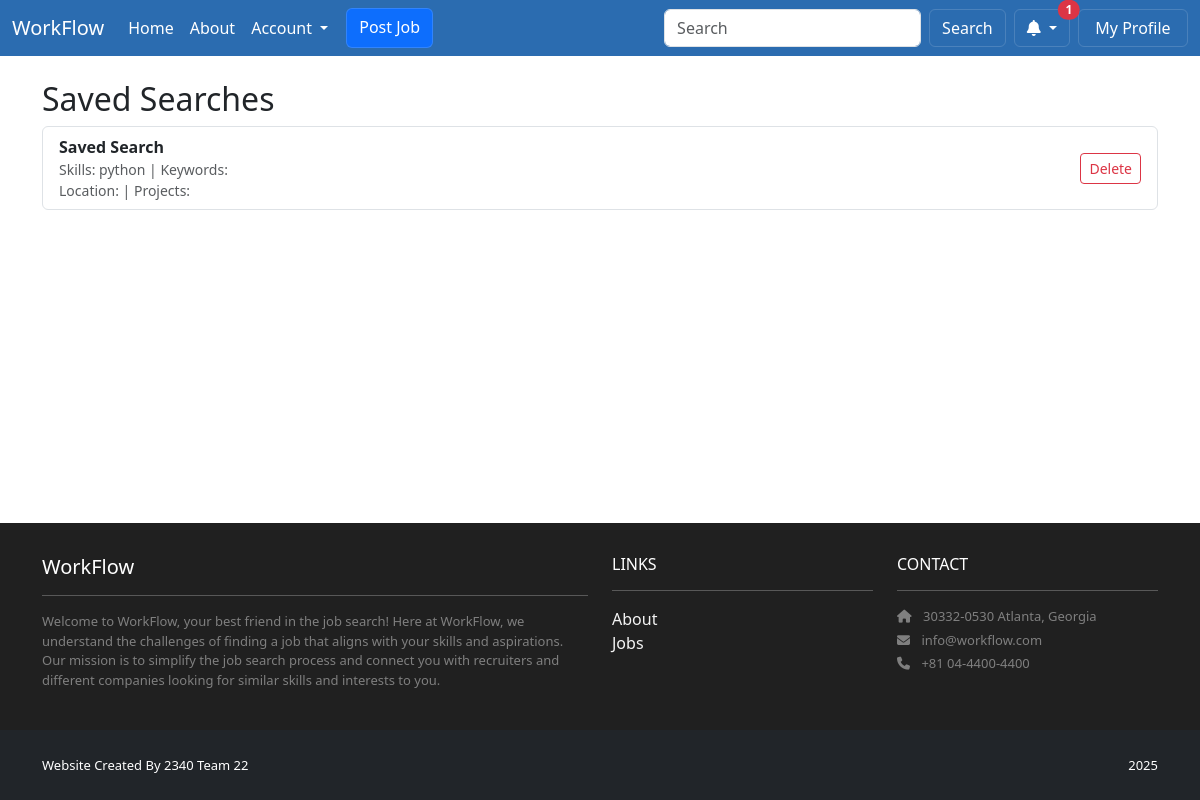
/recommended/recruiter/saved-searches/ (signed in), run on an earlier commit of the app's database.
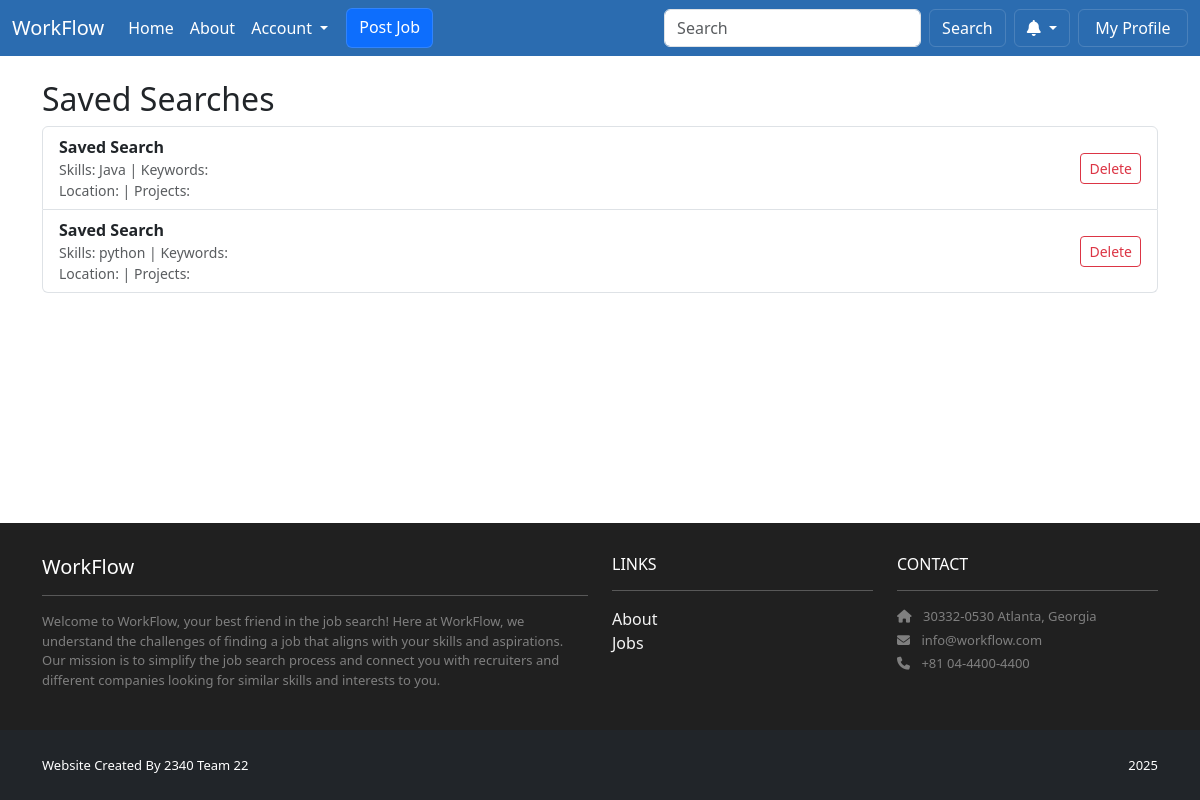
And on a later commit of the database.
### accounts/models.py (models this page shows)
class CustomUser(AbstractUser):
    class Roles(models.TextChoices):
        SEEKER = 'SEEKER', 'Seeker'
        RECRUITER = 'RECRUITER', 'Recruiter'
    role = models.CharField(max_length=10, choices=Roles.choices)
    @property
    def is_seeker(self):
        return self.role == self.Roles.SEEKER
    @property
    def is_recruiter(self):
        return self.role == self.Roles.RECRUITER
    @property
    def unread_notifications_count(self):
        try:
            return self.notifications.filter(is_read=False).count()
        except Exception:
            return 0

### recommended/models.py (models this page shows, shortened)
class SavedSearch(models.Model):
	recruiter = models.ForeignKey(settings.AUTH_USER_MODEL, on_delete=models.CASCADE, related_name='saved_searches')
	name = models.CharField(max_length=200, help_text='Human friendly name for this saved search')
	skills = models.TextField(blank=True, help_text='Comma-separated skills to match')
	keywords = models.TextField(blank=True, help_text='Headline keywords or free text')
	location = models.CharField(max_length=200, blank=True, help_text='Location text (city)')
	projects = models.TextField(blank=True, help_text='Project keyword(s), comma-separated')
	created_at = models.DateTimeField(auto_now_add=True)
	active = models.BooleanField(default=True)
	class Meta:
		ordering = ['-created_at']

### recommended/views.py (the view)
# urls.py: path('recruiter/saved-searches/', views.saved_searches_list, name='recommended.saved_searches'),
@login_required
def saved_searches_list(request):
    if not getattr(request.user, 'is_recruiter', False):
        return HttpResponseForbidden()
    searches = SavedSearch.objects.filter(recruiter=request.user)
    return render(request, 'recommended/saved_searches_list.html', {'searches': searches})

### recommended/templates/recommended/saved_searches_list.html (shortened to what this page needs)
{% extends 'base.html' %}
{% block content %}
<div class="container mt-4">
  <h2>Saved Searches</h2>
  <div class="list-group">
    {% for s in searches %}
      <div class="list-group-item d-flex justify-content-between align-items-center">
        <div>
          <strong>{{ s.name }}</strong>
          <div class="small text-muted">Skills: {{ s.skills }} | Keywords: {{ s.keywords }}</div>
          <div class="small text-muted">Location: {{ s.location }} | Projects: {{ s.projects }}</div>
        </div>
        <div>
          <form method="post" action="{% url 'recommended.delete_saved_search' s.pk %}" style="display:inline">
            <button class="btn btn-sm btn-outline-danger">Delete</button>
          </form>
        </div>
      </div>
    {% empty %}
      <div class="list-group-item text-muted">No saved searches yet.</div>
    {% endfor %}
  </div>
</div>
{% endblock content %}

### jobproject/templates/base.html (shortened to what the changed rows need)
<!DOCTYPE html>
<html>
  {% load static %}
  <head>
    <link rel="stylesheet" href="{% static 'style.css' %}">
    <link href="https://cdn.jsdelivr.net/npm/bootstrap@5.3.3/dist/css/bootstrap.min.css" rel="stylesheet">
    <link rel="stylesheet" href="https://cdnjs.cloudflare.com/ajax/libs/font-awesome/6.1.1/css/all.min.css">
  </head>
  <body>
    <nav class="navbar navbar-expand-lg bg-body-tertiary custom-lightblue">
      <div class="container-fluid">
        <div class="collapse navbar-collapse" id="navbarSupportedContent">
            <form class="d-flex align-items-center" role="search" action="{% url 'jobs.filters' %}" method="get">
              {% if user.is_authenticated and user.is_recruiter %}
                <div class="ms-2 dropdown">
                  <button class="btn btn-outline-secondary dropdown-toggle position-relative" type="button" id="notifDropdown" data-bs-toggle="dropdown" aria-expanded="false" title="Notifications">
                    <i class="fas fa-bell"></i>
                    {% if user.unread_notifications_count %}
                      <span class="position-absolute top-0 start-100 translate-middle badge rounded-pill bg-danger">{{ user.unread_notifications_count }}</span>
                    {% endif %}
                  </button>
                </div>
              {% endif %}
            </form>
          </div>
        </div>
      </nav>
    <main class="site-content">
      <div>
        {% block content %}
        {% endblock content %}
      </div>
    </main>
  </body>
</html>

What changed in the data, as far as the page shows it:
no longer on this page (row edited): CustomUser: unread_notifications_count "1"
added SavedSearch: name "Saved Search", skills "Java"
